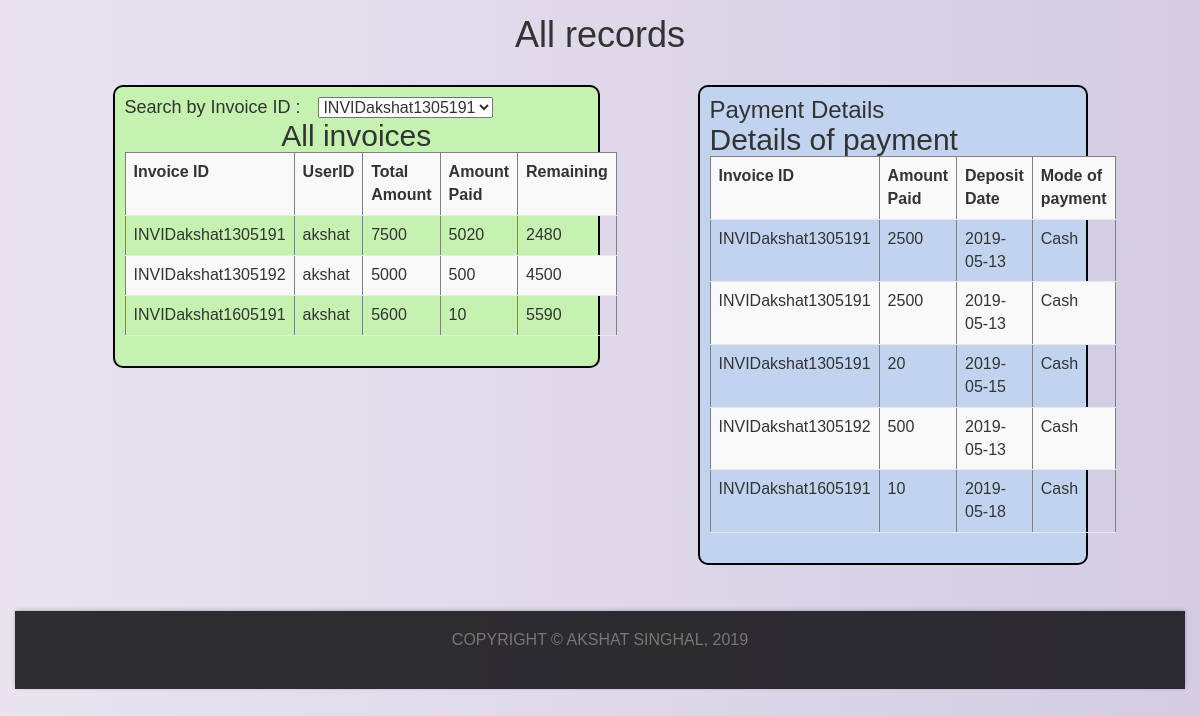
The page /allrecords.php on the database its author committed.
### tables this page shows
CREATE TABLE IF NOT EXISTS `invoice` (
  `invid` varchar(20) NOT NULL,
  `amount` float DEFAULT NULL,
  `invdate` date DEFAULT NULL,
  `username` varchar(40) DEFAULT NULL,
  PRIMARY KEY (`invid`)
);

### allrecords.php (the view, shortened to what this page needs)
<?php
	require 'connect.php';
	$conn = mysqli_connect($servername,$username,$password,$database);
?>
<!DOCTYPE html>
<html>
	<head>
		<link rel="stylesheet" href="https://maxcdn.bootstrapcdn.com/bootstrap/3.4.0/css/bootstrap.min.css">
		<link rel="stylesheet" type="text/css" href="assets/css/style.css">
	</head>
	<body>
		<section>
			<h1 align="center">All records</h1>
		</section>
		<section>
            <div class="row">
			<div class="col-md-5 col-md-offset-1" id="generate">
                <div>
                    <table cellpadding='10px'><tr>
                        <td><h4>Search by Invoice ID : </h4></td>
                        <td>&nbsp;&nbsp;&nbsp;&nbsp;<select>
                        <?php
                            $q = "select distinct(invid) from invoice";
                            $r = mysqli_query($conn,$q);
                            if($r)
                            {
                                while($ro = mysqli_fetch_array($r))
                                {
                                    echo "<option value='".$ro[0]."'>".$ro[0]."</option>";
                                }
                            }
                        ?>
                    </select></td>
                    </tr></table>
                </div>
                    <?php
                        $query = "select A.invid,A.username,A.amount,IF(sum(B.amountpaid) IS NOT NULL, sum(B.amountpaid),0),IF((A.amount-(sum(B.amountpaid))) IS NOT NULL,(A.amount-(sum(B.amountpaid))),A.amount ) from invoice as A left join invoicedetails as B on A.invid=B.invid group by A.invid";
                        $result = mysqli_query($conn,$query);
                        if($result)
                        {
                            echo"<h2 align='center'>All invoices</h2><table class='table table-striped table-hover' cellpadding='10px;' border='1' style='border-collapse:collapse;'>
                                    <tr>
                                        <th>Invoice ID</th>
                                        <th>UserID</th>
                                        <th>Total Amount</th>
                                        <th>Amount Paid</th>
                                        <th>Remaining</th>
                                    </tr>";
                        while($row = mysqli_fetch_array($result))
                        {
                                echo "<tr>
                                        <td>".$row[0]."</td>
                                        <td>".$row[1]."</td>
                                        <td>".$row[2]."</td>
                                        <td>".$row[3]."</td>
                                        <td>".$row[4]."</td>
                                    </tr>";
                        }
                        echo "</table>";
                        }
                    ?>
			</div>
			<div class="col-md-4 col-md-offset-1" id="pay">
				<h3>Payment Details</h3>
                <?php
                    $query2 = "select A.invid,IFNULL(B.amountpaid,0),IFNULL(B.depositdate,0),B.mode from invoice as A left join invoicedetails as B on A.invid=B.invid";
                    $result2 = mysqli_query($conn,$query2);
                    if($result2)
                    {
                        echo"<h2>Details of payment</h2><table class='table table-striped table-hover' cellpadding='10px;' border='1' style='border-collapse:collapse;'>
                                <tr>
                                    <th>Invoice ID</th>
                                    <th>Amount Paid</th>
                                    <th>Deposit Date</th>
                                    <th>Mode of payment</th>
                                </tr>";
                    while($row2 = mysqli_fetch_array($result2))
                    {
                            echo "<tr>
                                    <td>".$row2[0]."</td>
                                    <td>".$row2[1]."</td>
                                    <td>".$row2[2]."</td>
                                    <td>".$row2[3]."</td>
                                </tr>";
                    }
                    echo "</table>";
                    }
                    else{
                        echo mysqli_error($conn);
                    }
                ?>
			</div>
        </div>
		</section>
        <section>
        <?php
        include 'footer.php';
    ?>
        </section>
	</body>
</html>

### allrecords.php (style rules this page uses)
#generate { padding: 10px; border: 2px solid black; border-radius: 10px; background-color: #c5f2b0; }
#pay { padding: 10px; border: 2px solid black; border-radius: 10px; background: #c2d3ef; }
section { padding: 15px; }
body { background: #D3CCE3; background: -webkit-linear-gradient(to right, #E9E4F0, #D3CCE3); background: linear-gradient(to right, #E9E4F0, #D3CCE3); }

### rows shown on the page
invoice: invid "INVIDakshat1305191", username "akshat", amount "7500", row "5020", row "2480"
invoice: invid "INVIDakshat1305192", username "akshat", amount "5000", row "500", row "4500"
invoice: invid "INVIDakshat1605191", username "akshat", amount "5600", row "10", row "5590"

### other values the page prints
$row2[0] "INVIDakshat1305191"
$row2[1] "2500"
$row2[2] "2019-05-13"
$row2[3] "Cash"
$row2[1] "20"
$row2[2] "2019-05-15"
$row2[0] "INVIDakshat1305192"
$row2[1] "500"
$row2[0] "INVIDakshat1605191"
$row2[1] "10"
$row2[2] "2019-05-18"
form field value "INVIDakshat1305191"
